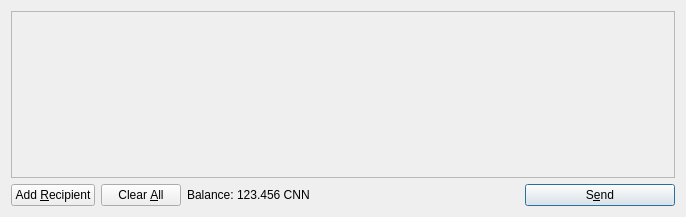
<?xml version="1.0" encoding="UTF-8"?>
<ui version="4.0">
 <class>SendCoinsDialog</class>
 <widget class="QDialog" name="SendCoinsDialog">
  <property name="geometry">
   <rect>
    <x>0</x>
    <y>0</y>
    <width>686</width>
    <height>217</height>
   </rect>
  </property>
  <property name="windowTitle">
   <string>Send Coins</string>
  </property>
  <layout class="QVBoxLayout" name="verticalLayout">
   <item>
    <widget class="QScrollArea" name="scrollArea">
     <property name="widgetResizable">
      <bool>true</bool>
     </property>
     <widget class="QWidget" name="scrollAreaWidgetContents">
      <property name="geometry">
       <rect>
        <x>0</x>
        <y>0</y>
        <width>666</width>
        <height>165</height>
       </rect>
      </property>
      <layout class="QVBoxLayout" name="verticalLayout_2">
       <property name="margin">
        <number>0</number>
       </property>
       <item>
        <layout class="QVBoxLayout" name="entries">
         <property name="spacing">
          <number>6</number>
         </property>
        </layout>
       </item>
       <item>
        <spacer name="verticalSpacer">
         <property name="orientation">
          <enum>Qt::Vertical</enum>
         </property>
         <property name="sizeHint" stdset="0">
          <size>
           <width>20</width>
           <height>40</height>
          </size>
         </property>
        </spacer>
       </item>
      </layout>
     </widget>
    </widget>
   </item>
   <item>
    <layout class="QHBoxLayout" name="horizontalLayout">
     <item>
      <widget class="QPushButton" name="addButton">
       <property name="toolTip">
        <string>Send to multiple recipients at once</string>
       </property>
       <property name="text">
        <string>Add &amp;Recipient</string>
       </property>
       <property name="icon">
        <iconset resource="../bitcoin.qrc">
         <normaloff>:/icons/add</normaloff>:/icons/add</iconset>
       </property>
       <property name="autoDefault">
        <bool>false</bool>
       </property>
      </widget>
     </item>
     <item>
      <widget class="QPushButton" name="clearButton">
       <property name="sizePolicy">
        <sizepolicy hsizetype="Minimum" vsizetype="Fixed">
         <horstretch>0</horstretch>
         <verstretch>0</verstretch>
        </sizepolicy>
       </property>
       <property name="toolTip">
        <string>Remove all transaction fields</string>
       </property>
       <property name="text">
        <string>Clear &amp;All</string>
       </property>
       <property name="icon">
        <iconset resource="../bitcoin.qrc">
         <normaloff>:/icons/remove</normaloff>:/icons/remove</iconset>
       </property>
       <property name="autoRepeatDelay">
        <number>300</number>
       </property>
       <property name="autoDefault">
        <bool>false</bool>
       </property>
      </widget>
     </item>
     <item>
      <layout class="QHBoxLayout" name="horizontalLayout_2">
       <property name="spacing">
        <number>3</number>
       </property>
       <item>
        <widget class="QLabel" name="label">
         <property name="text">
          <string>Balance:</string>
         </property>
        </widget>
       </item>
       <item>
        <widget class="QLabel" name="labelBalance">
         <property name="cursor">
          <cursorShape>IBeamCursor</cursorShape>
         </property>
         <property name="text">
          <string>123.456 CNN</string>
         </property>
         <property name="textInteractionFlags">
          <set>Qt::LinksAccessibleByMouse|Qt::TextSelectableByKeyboard|Qt::TextSelectableByMouse</set>
         </property>
        </widget>
       </item>
      </layout>
     </item>
     <item>
      <spacer name="horizontalSpacer">
       <property name="orientation">
        <enum>Qt::Horizontal</enum>
       </property>
       <property name="sizeHint" stdset="0">
        <size>
         <width>40</width>
         <height>20</height>
        </size>
       </property>
      </spacer>
     </item>
     <item>
      <widget class="QPushButton" name="sendButton">
       <property name="minimumSize">
        <size>
         <width>150</width>
         <height>0</height>
        </size>
       </property>
       <property name="toolTip">
        <string>Confirm the send action</string>
       </property>
       <property name="text">
        <string>S&amp;end</string>
       </property>
       <property name="icon">
        <iconset resource="../bitcoin.qrc">
         <normaloff>:/icons/send</normaloff>:/icons/send</iconset>
       </property>
       <property name="default">
        <bool>true</bool>
       </property>
      </widget>
     </item>
    </layout>
   </item>
  </layout>
 </widget>
 <resources>
  <include location="../bitcoin.qrc"/>
 </resources>
 <connections/>
</ui>
